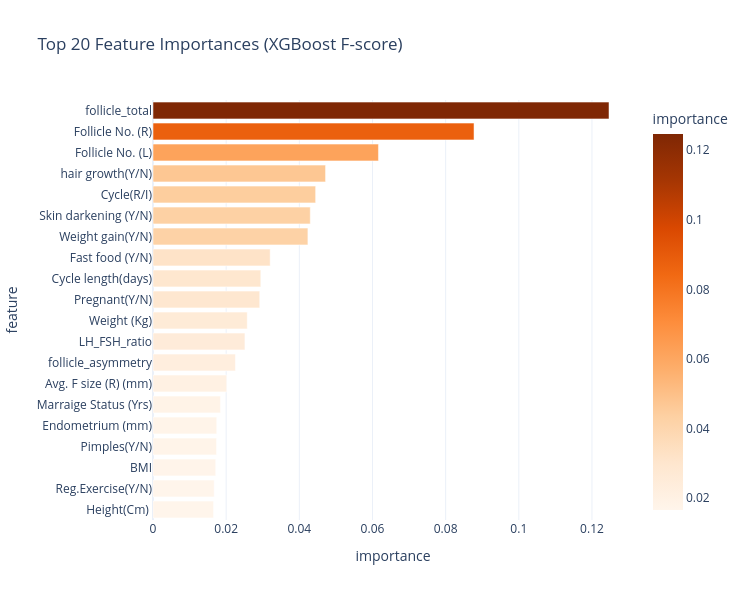

Notebook code cell kept with this figure:
### Markdown cell above
## 7 · XGBoost Feature Importance

### Code cell
importance_df = pd.DataFrame({
    "feature":    FEATURE_NAMES,
    "importance": model.feature_importances_,
}).sort_values("importance", ascending=False)

fig = px.bar(
    importance_df.head(20),
    x="importance", y="feature",
    orientation="h",
    color="importance",
    color_continuous_scale="Oranges",
    title="Top 20 Feature Importances (XGBoost F-score)",
    template="plotly_white",
    width=750, height=600,
)
fig.update_layout(yaxis={"autorange": "reversed"})
fig.show()

print("Top 10 features:")
print(importance_df.head(10).to_string(index=False))

### Figure 1 — Plotly figure (JSON) as saved in the notebook; plotly's stock layout.template omitted (floating-point values rounded to 4 significant figures)
{"data": [{"hovertemplate": "importance=%{marker.color}<br>feature=%{y}<extra></extra>", "legendgroup": "", "marker": {"color": [0.1247, 0.08776, 0.06163, 0.04717, 0.04446, 0.04299, 0.04234, 0.03203, 0.02946, 0.02918, 0.02577, 0.02513, 0.02252, 0.02015, 0.01842, 0.01742, 0.01737, 0.01714, 0.01672, 0.01655], "coloraxis": "coloraxis", "pattern": {"shape": ""}}, "name": "", "orientation": "h", "showlegend": false, "textposition": "auto", "type": "bar", "x": [0.1247, 0.08776, 0.06163, 0.04717, 0.04446, 0.04299, 0.04234, 0.03203, 0.02946, 0.02918, 0.02577, 0.02513, 0.02252, 0.02015, 0.01842, 0.01742, 0.01737, 0.01714, 0.01672, 0.01655], "xaxis": "x", "y": ["follicle_total", "Follicle No. (R)", "Follicle No. (L)", "hair growth(Y/N)", "Cycle(R/I)", "Skin darkening (Y/N)", "Weight gain(Y/N)", "Fast food (Y/N)", "Cycle length(days)", "Pregnant(Y/N)", "Weight (Kg)", "LH_FSH_ratio", "follicle_asymmetry", "Avg. F size (R) (mm)", "Marraige Status (Yrs)", "Endometrium (mm)", "Pimples(Y/N)", "BMI", "Reg.Exercise(Y/N)", "Height(Cm) "], "yaxis": "y"}], "layout": {"barmode": "relative", "coloraxis": {"colorbar": {"title": {"text": "importance"}}, "colorscale": [[0, "rgb(255,245,235)"], [0.125, "rgb(254,230,206)"], [0.25, "rgb(253,208,162)"], [0.375, "rgb(253,174,107)"], [0.5, "rgb(253,141,60)"], [0.625, "rgb(241,105,19)"], [0.75, "rgb(217,72,1)"], [0.875, "rgb(166,54,3)"], [1, "rgb(127,39,4)"]]}, "height": 600, "legend": {"tracegroupgap": 0}, "title": {"text": "Top 20 Feature Importances (XGBoost F-score)"}, "width": 750, "xaxis": {"anchor": "y", "domain": [0, 1], "title": {"text": "importance"}}, "yaxis": {"anchor": "x", "autorange": "reversed", "domain": [0, 1], "title": {"text": "feature"}}}}
